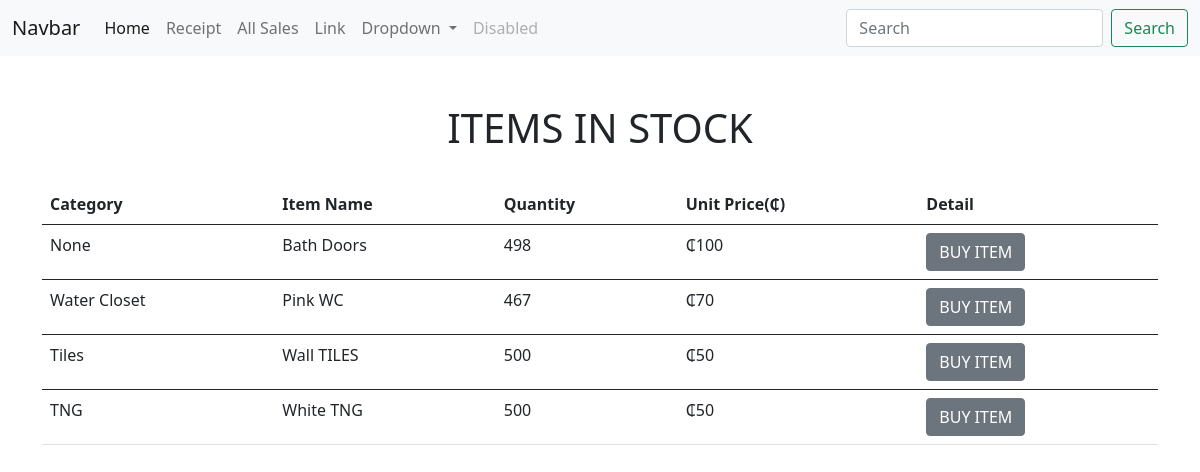
The app's page / (signed in) with its own data.
### products/models.py (models this page shows, shortened)
class Product(models.Model):
    category_name = models.ForeignKey(Category, on_delete = models.CASCADE,null = True, blank = True )
    item_name = models.CharField(max_length = 50, null = True, blank = True)
    total_quantity = models.IntegerField(default = 0, null = True, blank = True)
    issued_quantity = models.IntegerField(default = 0, null = True, blank = True)
    received_quantity = models.IntegerField(default = 0, null = True, blank = True)
    unit_price = models.IntegerField(default = 0, null = True, blank = True)

class Category(models.Model):
    name = models.CharField(max_length = 50, null = True, blank = True)
    def __str__(self):
        return self.name

### products/views.py (the view)
# urls.py: path('',views.home,name="home"),
@login_required(login_url=('accounts:login'))
def home(request):
  products = Product.objects.all().order_by('-id')
  context = {'products':products}
  return render(request,'products/index.html',context)

### templates/products/index.html
{% extends 'base.html' %}
{% block content %}
<br></br>
<div class = "container">
  <h1 class= "text-center">ITEMS IN STOCK</h1>
  <br>
  <table class="table">
    <thead class="thead-dark">
      <tr>
        <th scope="col">Category</th>
        <th scope="col">Item Name</th>
        <th scope="col">Quantity</th>
        <th scope="col">Unit Price(₵)</th>
        <th scope = "col">Detail</th>
      </tr>
    </thead>
    {% for product in products%}
    <tbody>
      <tr>
        <td>{{product.category_name}}</td>
        <td>{{product.item_name}}</td>
        <td>{{product.total_quantity}}</td>
        <td>₵{{product.unit_price}}</td>
        <td><a href="{% url 'products:product_detail' product.id %}"
              ><input
                type="submit"
                value="BUY ITEM"
                class="btn btn-secondary btn"
                type="button"
            /></a></td>
      </tr>
    </tbody>
    {% endfor %}
  </table>
</div>
{% endblock %}

### templates/base.html (shortened to what this page needs)
<!doctype html>
<html lang="en">
  <head>
    <link href="https://cdn.jsdelivr.net/npm/bootstrap@5.0.2/dist/css/bootstrap.min.css" rel="stylesheet">
  </head>
  <body>
    <nav class="navbar navbar-expand-lg navbar-light bg-light">
      <div class="container-fluid">
        <a class="navbar-brand" href="{% url 'products:home' %}">Navbar</a>
        <div class="collapse navbar-collapse" id="navbarSupportedContent">
          <ul class="navbar-nav me-auto mb-2 mb-lg-0">
            <li class="nav-item">
              <a class="nav-link active" aria-current="page" href="#">Home</a>
            </li>
            <li class="nav-item">
              <a class="nav-link" href="{% url 'products:receipt' %}">Receipt</a>
            </li>
            <li class="nav-item">
              <a class="nav-link" href="{% url 'products:all_sales' %}">All Sales</a>
            </li>
            <li class="nav-item">
              <a class="nav-link" href="#">Link</a>
            </li>
            <li class="nav-item dropdown">
              <a class="nav-link dropdown-toggle" href="#" id="navbarDropdown" role="button" data-bs-toggle="dropdown" aria-expanded="false">
                Dropdown
              </a>
            </li>
            <li class="nav-item">
              <a class="nav-link disabled" href="#" tabindex="-1" aria-disabled="true">Disabled</a>
            </li>
          </ul>
          <form class="d-flex">
            <input class="form-control me-2" type="search" placeholder="Search" aria-label="Search">
            <button class="btn btn-outline-success" type="submit">Search</button>
          </form>
        </div>
      </div>
    </nav>
    {% block content %}
    {% endblock %}
  </body>
</html>

### records on screen
Product: category_name "None", item_name "Bath Doors", total_quantity "498", unit_price "100"
Product: category_name "Water Closet", item_name "Pink WC", total_quantity "467", unit_price "70"
Product: category_name "Tiles", item_name "Wall TILES", total_quantity "500", unit_price "50"
Product: category_name "TNG", item_name "White TNG", total_quantity "500", unit_price "50"
